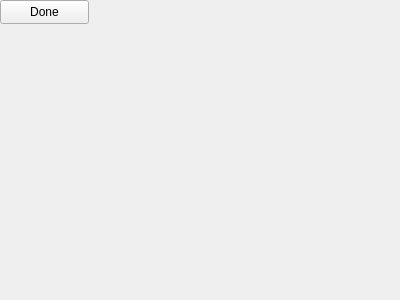
<?xml version="1.0" encoding="UTF-8"?>
<ui version="4.0">
 <class>Show_tree</class>
 <widget class="QWidget" name="Show_tree">
  <property name="geometry">
   <rect>
    <x>0</x>
    <y>0</y>
    <width>400</width>
    <height>300</height>
   </rect>
  </property>
  <property name="windowTitle">
   <string>Form</string>
  </property>
  <widget class="QPushButton" name="Done_Button">
   <property name="geometry">
    <rect>
     <x>0</x>
     <y>0</y>
     <width>89</width>
     <height>24</height>
    </rect>
   </property>
   <property name="text">
    <string>Done</string>
   </property>
  </widget>
 </widget>
 <resources/>
 <connections>
  <connection>
   <sender>Done_Button</sender>
   <signal>clicked()</signal>
   <receiver>Show_tree</receiver>
   <slot>done_button_clicked()</slot>
   <hints>
    <hint type="sourcelabel">
     <x>346</x>
     <y>277</y>
    </hint>
    <hint type="destinationlabel">
     <x>261</x>
     <y>273</y>
    </hint>
   </hints>
  </connection>
 </connections>
 <slots>
  <slot>done_button_clicked()</slot>
 </slots>
</ui>
